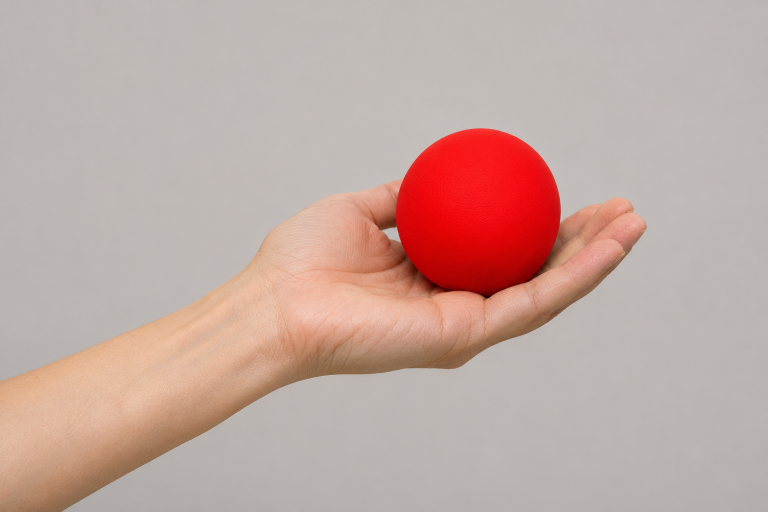
#> input picture sem5/OIIS/lab6/demo_photo.png, 1536 x 1024 px (shown at 1/2 size)
$ python lab6_replace.py --input demo_photo.png
#> lines starting #> are read from the running program, lines starting #| are printed output that depends on the picture; after the words box and inside, x2 and y2 are one past the last pixel; in counts of white or black regions, pixels touching at a corner belong together
"""ЛР №6, вариант 2: обнаружить красный мяч и заменить его другим предметом.

Демо: python lab6_replace.py
Своё фото: python lab6_replace.py --input photo.jpg --replacement object.png
Проверка: python lab6_replace.py --synthetic --output results_control
"""
from __future__ import annotations

import argparse
import csv
from pathlib import Path
import cv2
import numpy as np

HUE_RANGES = {
    "red": ((0, 11), (170, 179)), "orange": ((12, 22),),
    "yellow": ((23, 37),), "green": ((38, 88),),
    "blue": ((101, 130),),
}


def read_image(path: Path, flags: int = cv2.IMREAD_COLOR) -> np.ndarray:
    if not path.exists():
        raise ValueError(f"Файл не найден: {path}")
    image = cv2.imdecode(np.fromfile(str(path), dtype=np.uint8), flags)
    if image is None:
        raise ValueError(f"Не удалось прочитать изображение: {path}")
    return image


def save(path: Path, image: np.ndarray) -> None:
    ok, encoded = cv2.imencode(".png", image)
    if not ok:
        raise ValueError(f"Не удалось сохранить: {path}")
    encoded.tofile(str(path))


def synthetic_scene() -> tuple[np.ndarray, np.ndarray]:
    """Контрольный кадр; его истинная маска не поступает в детектор."""
    h, w = 640, 960
    image = np.full((h, w, 3), (215, 205, 191), np.uint8)
    cv2.rectangle(image, (367, 135), (590, 535), (90, 83, 72), -1)
    cv2.circle(image, (478, 95), 58, (130, 180, 212), -1)
    cv2.ellipse(image, (680, 414), (125, 26), 0, 0, 180, (127, 176, 211), -1)
    # Квадрат того же красного цвета проверяет отбор по круглости.
    cv2.rectangle(image, (95, 280), (185, 370), (25, 27, 230), -1)
    truth = np.zeros((h, w), np.uint8)
    cv2.circle(truth, (680, 344), 53, 255, -1)
    image[truth > 0] = (25, 27, 230)
    return image, truth


def candidates_from_color(image: np.ndarray, color: str, saturation: int,
                          min_area: int, roi: tuple[int, int, int, int] | None
                          ) -> tuple[np.ndarray, list[dict]]:
    hsv = cv2.cvtColor(image, cv2.COLOR_BGR2HSV)
    raw = np.zeros(image.shape[:2], np.uint8)
    for low, high in HUE_RANGES[color]:
        raw |= cv2.inRange(hsv, (low, saturation, 35), (high, 255, 255))
    if roi:
        x, y, w, h = roi
        if x < 0 or y < 0 or w <= 0 or h <= 0 or x+w > image.shape[1] or y+h > image.shape[0]:
            raise ValueError("--roi должен лежать в пределах изображения")
        zone = np.zeros_like(raw)
        zone[y:y+h, x:x+w] = 255
        raw &= zone
    kernel = cv2.getStructuringElement(cv2.MORPH_ELLIPSE, (5, 5))
    clean = cv2.morphologyEx(raw, cv2.MORPH_OPEN, kernel)
    clean = cv2.morphologyEx(clean, cv2.MORPH_CLOSE, kernel, iterations=2)
    contours, _ = cv2.findContours(clean, cv2.RETR_EXTERNAL, cv2.CHAIN_APPROX_SIMPLE)
    found = []
    for contour in contours:
        area = cv2.contourArea(contour)
        perimeter = cv2.arcLength(contour, True)
        x, y, w, h = cv2.boundingRect(contour)
        if area < min_area or perimeter == 0:
            continue
        circularity = 4 * np.pi * area / perimeter**2
        aspect = min(w, h) / max(w, h)
        fill = area / (w*h)
        if circularity < .72 or aspect < .72 or not .55 <= fill <= .90:
            continue
        found.append({"contour": contour, "area": area, "circularity": circularity,
                      "bbox": (x, y, w, h), "score": area * circularity * aspect})
    return clean, found


def find_ball(image: np.ndarray, color: str, saturation: int, min_area: int,
              roi: tuple[int, int, int, int] | None
              ) -> tuple[np.ndarray, dict, list[dict]]:
    _, found = candidates_from_color(image, color, saturation, min_area, roi)
    if not found:
        raise ValueError("Круглый предмет выбранного цвета не найден. Проверьте --color, --roi и --saturation.")
    chosen = max(found, key=lambda item: item["score"])
    mask = np.zeros(image.shape[:2], np.uint8)
    cv2.drawContours(mask, [chosen["contour"]], -1, 255, cv2.FILLED)
    return mask, chosen, found


def crop_alpha(asset: np.ndarray) -> np.ndarray:
    if asset.ndim != 3 or asset.shape[2] != 4:
        raise ValueError("Изображение замены должно быть PNG с прозрачным фоном (RGBA)")
    alpha = asset[..., 3]
    points = cv2.findNonZero((alpha > 8).astype(np.uint8))
    if points is None:
        raise ValueError("Изображение замены полностью прозрачное")
    x, y, w, h = cv2.boundingRect(points)
    return asset[y:y+h, x:x+w]


def composite_at(image: np.ndarray, asset: np.ndarray, bbox: tuple[int, int, int, int],
                 scale: float, vertical_offset: float) -> tuple[np.ndarray, tuple[int, int, int, int]]:
    x, y, w, h = bbox
    asset = crop_alpha(asset)
    target_h = max(1, round(max(w, h) * scale))
    target_w = max(1, round(asset.shape[1] * target_h / asset.shape[0]))
    asset = cv2.resize(asset, (target_w, target_h), interpolation=cv2.INTER_AREA)
    # Нижняя грань нового предмета располагается у основания мяча.
    left = round(x+w/2-target_w/2)
    top = round(y+h+vertical_offset*h-target_h)
    x1, y1 = max(0, left), max(0, top)
    x2, y2 = min(image.shape[1], left+target_w), min(image.shape[0], top+target_h)
    if x1 >= x2 or y1 >= y2:
        raise ValueError("Изображение замены выходит за пределы кадра")
    cut = asset[y1-top:y2-top, x1-left:x2-left]
    alpha = cut[..., 3:4].astype(np.float32)/255
    result = image.copy()
    background = result[y1:y2, x1:x2].astype(np.float32)
    result[y1:y2, x1:x2] = np.clip(cut[..., :3]*alpha + background*(1-alpha), 0, 255).astype(np.uint8)
    return result, (left, top, target_w, target_h)


def contact_shadow(image: np.ndarray, bbox: tuple[int, int, int, int],
                   strength: float) -> np.ndarray:
    if strength == 0:
        return image.copy()
    x, y, w, h = bbox
    shadow = np.zeros(image.shape[:2], np.uint8)
    center = (round(x+w/2), round(y+h*.99))
    cv2.ellipse(shadow, center, (round(w*.43), max(3, round(h*.035))),
                0, 0, 360, 255, -1)
    shadow = cv2.GaussianBlur(shadow, (0, 0), max(3, h*.065)).astype(np.float32)/255
    factor = 1-strength*shadow[..., None]
    return np.clip(image.astype(np.float32)*factor, 0, 255).astype(np.uint8)


def annotated(image: np.ndarray, chosen: dict, candidates: list[dict]) -> np.ndarray:
    result = image.copy()
    for item in candidates:
        x, y, w, h = item["bbox"]
        color = (0, 220, 0) if item is chosen else (0, 180, 255)
        cv2.rectangle(result, (x, y), (x+w-1, y+h-1), color, 3)
    return result


def closeup(image: np.ndarray, mask: np.ndarray, bbox: tuple[int, int, int, int]) -> np.ndarray:
    x, y, w, h = bbox
    pad = round(max(w, h)*.8)
    x1, y1, x2, y2 = max(0, x-pad), max(0, y-pad), min(image.shape[1], x+w+pad), min(image.shape[0], y+h+pad)
    left = annotated(image, {"bbox": bbox}, [{"bbox": bbox}])[y1:y2, x1:x2]
    right = cv2.cvtColor(mask[y1:y2, x1:x2], cv2.COLOR_GRAY2BGR)
    return np.concatenate([left, right], axis=1)


def iou(a: np.ndarray, b: np.ndarray) -> float:
    aa, bb = a > 0, b > 0
    return float(np.count_nonzero(aa & bb)/np.count_nonzero(aa | bb))


def parse_args() -> argparse.Namespace:
    p = argparse.ArgumentParser(description=__doc__, formatter_class=argparse.RawDescriptionHelpFormatter)
    p.add_argument("--input", type=Path, help="Входная фотография")
    p.add_argument("--replacement", type=Path, help="Прозрачный PNG другого объекта")
    p.add_argument("--output", type=Path, default=Path("results_lab6_variant2"))
    p.add_argument("--synthetic", action="store_true", help="Контрольная сцена с эталонной маской")
    p.add_argument("--color", choices=HUE_RANGES, default="red")
    p.add_argument("--saturation", type=int, default=215)
    p.add_argument("--min-area", type=int, default=500)
    p.add_argument("--roi", type=int, nargs=4, metavar=("X", "Y", "W", "H"))
    p.add_argument("--scale", type=float, default=1.15, help="Высота замены относительно диаметра мяча")
    p.add_argument("--vertical-offset", type=float, default=0.0, help="Смещение нижней грани в долях диаметра")
    p.add_argument("--shadow", type=float, default=.32, help="Интенсивность контактной тени 0..1")
    a = p.parse_args()
    if a.synthetic and a.input:
        p.error("--synthetic и --input взаимоисключающие")
    if not 0 <= a.saturation <= 255 or a.min_area < 1 or a.scale <= 0 or not 0 <= a.shadow <= 1:
        p.error("Неверные saturation, min-area, scale или shadow")
    return a


def main() -> None:
    a = parse_args()
    if a.synthetic:
        image, truth = synthetic_scene()
        source = "синтетическая контрольная сцена"
    else:
        source_path = a.input or Path(__file__).with_name("demo_photo.png")
        image, truth = read_image(source_path), None
#> in read_image, image is the input picture: shape (1024, 1536, 3); mean B, G, R 161.6, 168.8, 194.4
        source = str(source_path)
    mask, chosen, candidates = find_ball(image, a.color, a.saturation,
                                          a.min_area, tuple(a.roi) if a.roi else None)
#> in candidates_from_color, `hsv = cv2.cvtColor(image, cv2.COLOR_BGR2HSV)`: hsv: shape (1024, 1536, 3); mean H, S, V 13.9, 41.2, 194.4
#> the loop in candidates_from_color, `for low, high in HUE_RANGES[color]:` made 2 passes
#> pass 2, in candidates_from_color, `raw |= cv2.inRange(hsv, (low, saturation, 35), (high, 255, 255))`:
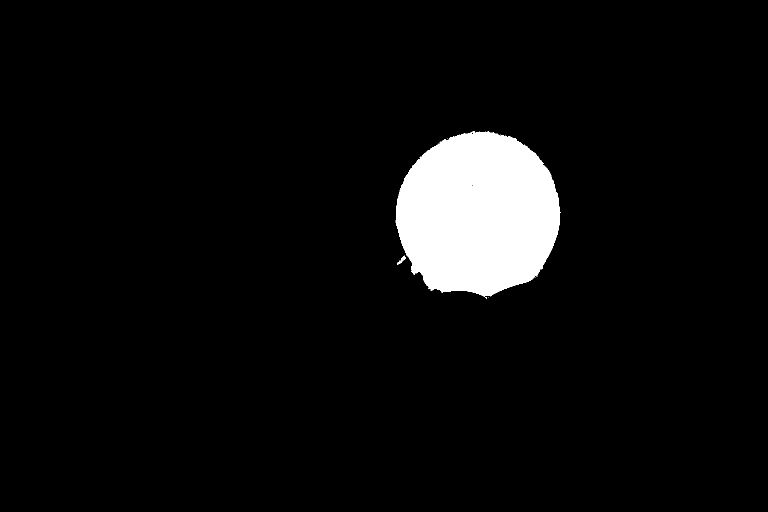
#> raw: shape (1024, 1536) (shown at 1/2 size); 5.4% white; 5 white regions (3 under 20 px), largest, box (x1, y1, x2, y2) and area: (791, 263, 1121, 597) 84691, (794, 511, 811, 529) 100
#> in candidates_from_color, `clean = cv2.morphologyEx(raw, cv2.MORPH_OPEN, kernel)`: clean: shape (1024, 1536); 5.4% white; 3 white regions (1 under 20 px), largest, box (x1, y1, x2, y2) and area: (792, 264, 1120, 593) 84485, (803, 513, 811, 521) 44
#> in candidates_from_color, `clean = cv2.morphologyEx(clean, cv2.MORPH_CLOSE, kernel, iterations=2)`: clean: shape (1024, 1536); 5.4% white; 1 white region
#> in candidates_from_color, `contours, _ = cv2.findContours(clean, cv2.RETR_EXTERNAL, cv2.CHAIN_APP..`: contours = 1 contour; box (x1, y1, x2, y2) and area: (792, 264, 1120, 593) 84144
#> the loop in candidates_from_color, `for contour in contours:` made 1 pass
#> (area, perimeter, x, y, w, h, circularity, aspect) on pass 1: (84144, 1187.9, 792, 264, 328, 329, 0.749, 0.997)
#> after the loop in candidates_from_color, `for contour in contours:`: found = 1 item
#> in find_ball, `chosen = max(found, key=lambda item: item["score"])`: chosen = {'contour': contour of 618 points, box (x1, y1, x2, y2) (792, 264, 1120, 593), area 84144, 'area': 84144, 'circularity': 0.749, 'bbox': (792, 264, 328, 329), 'score': 62861.4}
#> candidates = 1 item
    # Восстанавливаем скрытый мячом фон только приближённо.
    dilated = cv2.dilate(mask, cv2.getStructuringElement(cv2.MORPH_ELLIPSE, (7, 7)))
#> dilated: shape (1024, 1536); 5.6% white; 1 white region, box (x1, y1, x2, y2) and area: (789, 261, 1123, 596) 87961
    background = cv2.inpaint(image, dilated, 5, cv2.INPAINT_TELEA)
    background_with_shadow = contact_shadow(background, chosen["bbox"], a.shadow)
#> in contact_shadow, `cv2.ellipse(shadow, center, (round(w*.43), max(3, round(h*.035))), 0, ..`: shadow: shape (1024, 1536); 0.36% white; 1 white region, box (x1, y1, x2, y2) and area: (815, 578, 1098, 603) 5603
    replacement_path = a.replacement or Path(__file__).with_name("blue_cube.png")
    asset = read_image(replacement_path, cv2.IMREAD_UNCHANGED)
#> call 2 of read_image, with flags = -1
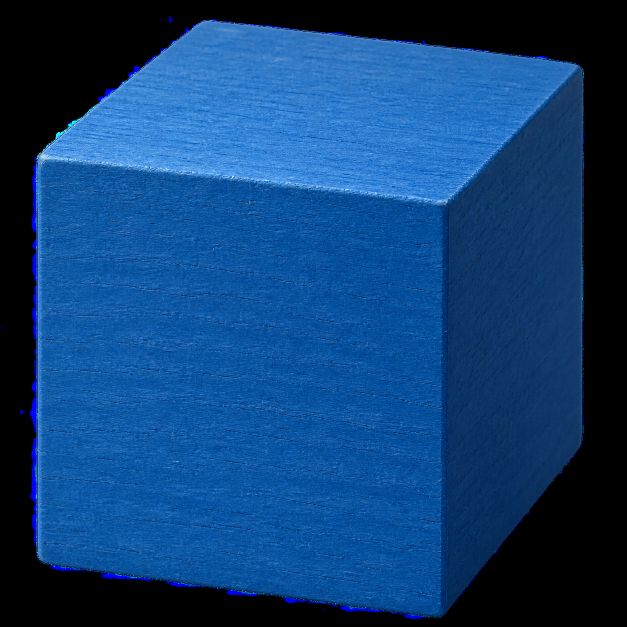
#> input picture sem5/OIIS/lab6/blue_cube.png, 1254 x 1254 px (shown at 1/2 size)
#> in read_image, image is the input picture: shape (1254, 1254, 4); mean B, G, R, A 116.6, 63.9, 15.4, 181.3
    result, placement = composite_at(background_with_shadow, asset, chosen["bbox"],
                                      a.scale, a.vertical_offset)
#> in crop_alpha, `alpha = asset[..., 3]`:
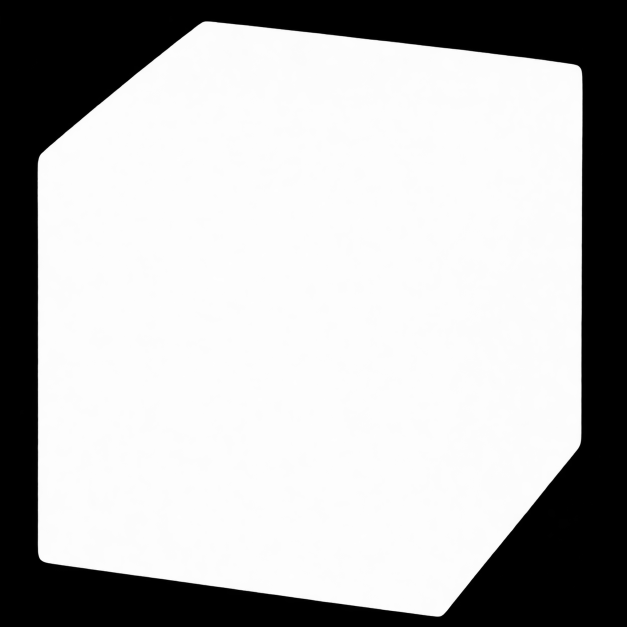
#> alpha: shape (1254, 1254) (shown at 1/2 size); min 0, max 255, mean 181.3
#> in crop_alpha, `points = cv2.findNonZero((alpha > 8).astype(np.uint8))`: points = contour of 1132084 points, box (x1, y1, x2, y2) (74, 42, 1166, 1234), area 26397
#> in crop_alpha, `x, y, w, h = cv2.boundingRect(points)`: x = 74; y = 42; w = 1092; h = 1192
#> in composite_at, `result[y1:y2, x1:x2] = np.clip(cut[..., :3]*alpha + background*(1-alph..`:
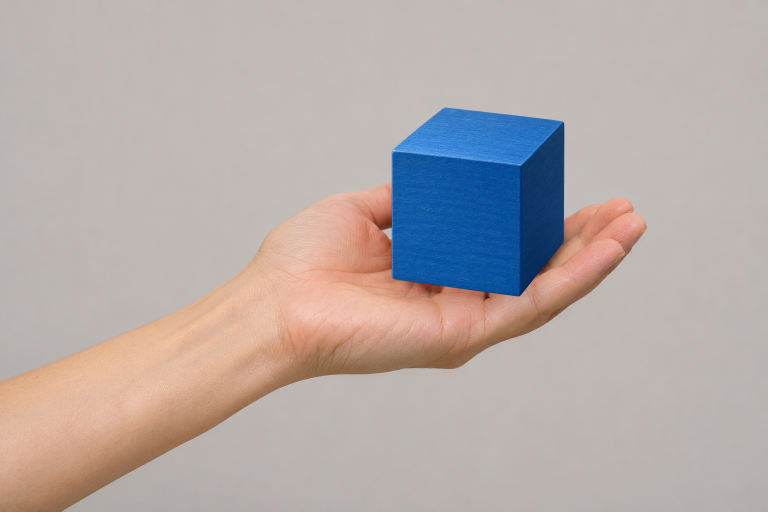
#> result: shape (1024, 1536, 3) (shown at 1/2 size); mean B, G, R 169.3, 171.5, 180.6
#> placement = (783, 215, 346, 378)
    out = a.output
    out.mkdir(parents=True, exist_ok=True)
    tiles = [cv2.resize(frame, (720, 480), interpolation=cv2.INTER_AREA)
             for frame in (image, annotated(image, chosen, candidates),
                           cv2.cvtColor(mask, cv2.COLOR_GRAY2BGR), result)]
#> the loop in annotated, `for item in candidates:` made 1 pass
#> (x, y, w, h, color) on pass 1: (792, 264, 328, 329, (0, 220, 0))
#> after the loop in annotated, `for item in candidates:`:
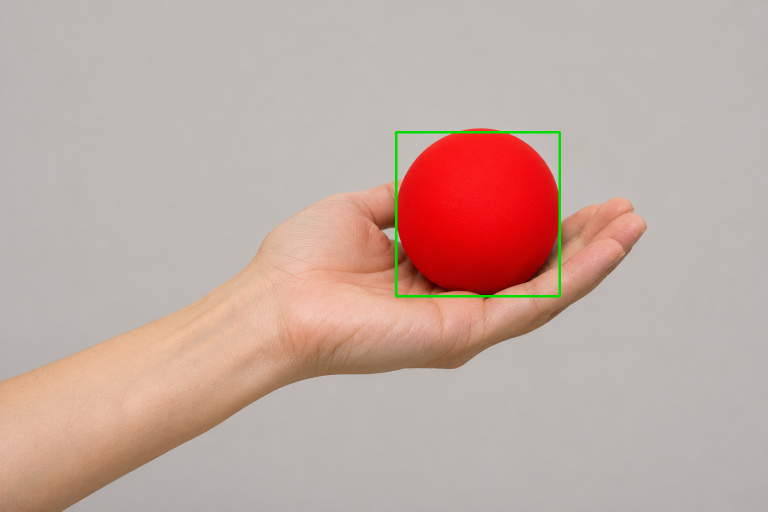
#> result: shape (1024, 1536, 3) (shown at 1/2 size); 0.42% of pixels changed, all inside (x1, y1, x2, y2) = (790, 262, 1122, 595)
#> tiles = 4 items
    frames = {"source.png": image, "detected.png": annotated(image, chosen, candidates),
              "mask.png": mask, "mask_closeup.png": closeup(image, mask, chosen["bbox"]),
              "inpainted.png": background, "replaced.png": result,
              "comparison.png": np.concatenate([np.concatenate(tiles[:2], axis=1),
                                                 np.concatenate(tiles[2:], axis=1)], axis=0)}
#> the loop in annotated (call 2), `for item in candidates:` made 1 pass
#> in closeup, `x, y, w, h = bbox`: x = 792; y = 264; w = 328; h = 329
#> in closeup, `pad = round(max(w, h)*.8)`: pad = 263
#> in closeup, `x1, y1, x2, y2 = max(0, x-pad), max(0, y-pad), min(image.shape[1], x+w..`: x1 = 529; y1 = 1; x2 = 1383; y2 = 856
#> the loop in annotated (call 3), `for item in candidates:` made 1 pass
#> color on pass 1: (0, 180, 255)
#> after the loop in annotated (call 3), `for item in candidates:`:
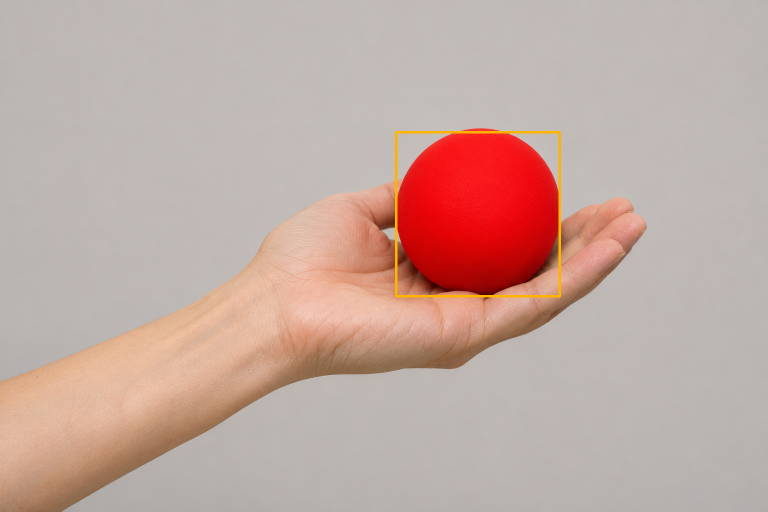
#> result: shape (1024, 1536, 3) (shown at 1/2 size); 0.42% of pixels changed, all inside (x1, y1, x2, y2) = (790, 262, 1122, 595)
#> in closeup, `right = cv2.cvtColor(mask[y1:y2, x1:x2], cv2.COLOR_GRAY2BGR)`: right: shape (855, 854, 3); 11.6% white; 1 white region, box (x1, y1, x2, y2) and area: (263, 263, 591, 592) 84659
#> in closeup, `return np.concatenate([left, right], axis=1)`:
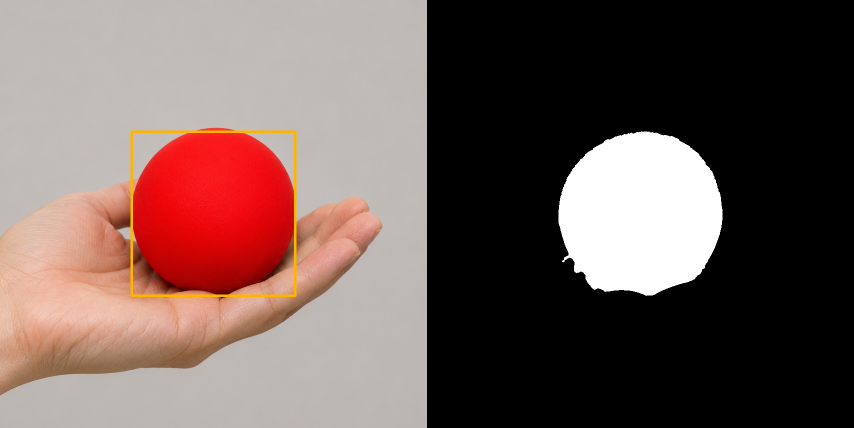
#> returned value: shape (855, 1708, 3) (shown at 1/2 size); mean of channels 0, 1, 2 89.1, 93.3, 113.7; drawn as B, G, R
    for name, frame in frames.items():
        save(out / name, frame)
#> this loop made 7 passes
    with (out / "detections.csv").open("w", encoding="utf-8", newline="") as f:
        writer = csv.writer(f)
        writer.writerow(["x", "y", "width", "height", "area_px2", "circularity", "selected"])
        for item in sorted(candidates, key=lambda v: -v["score"]):
            writer.writerow([*item["bbox"], round(item["area"], 1),
                             round(item["circularity"], 3), item is chosen])
#> this loop made 1 pass
    x, y, w, h = chosen["bbox"]
#> x = 792; y = 264; w = 328; h = 329
    lines = [f"Источник: {source}", f"Изображение: {image.shape[1]} × {image.shape[0]} пикселей",
             f"Кандидатов: {len(candidates)}; мяч: x={x}, y={y}, размер={w} × {h}",
             f"Площадь: {chosen['area']:.0f} пикселей; круглость: {chosen['circularity']:.3f}",
             f"Куб: x={placement[0]}, y={placement[1]}, размер={placement[2]} × {placement[3]}",
             f"IoU маски с эталоном: {iou(mask, truth):.3f}" if truth is not None
             else "IoU: нет эталонной разметки для демонстрационного кадра"]
    (out/"results.txt").write_text("\n".join(lines)+"\n", encoding="utf-8")
    print("\n".join(lines[1:]))
#| Изображение: 1536 × 1024 пикселей
#| Кандидатов: 1; мяч: x=792, y=264, размер=328 × 329
#| Площадь: 84144 пикселей; круглость: 0.749
#| Куб: x=783, y=215, размер=346 × 378
#| IoU: нет эталонной разметки для демонстрационного кадра
    print(f"Результаты: {out.resolve()}")


if __name__ == "__main__":
    main()
